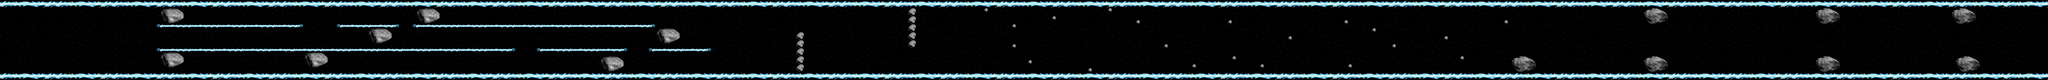

Tiled map render using the project's own tile images. Description and the map definition, with tile-layer contents summarised, below:
An orthogonal 512x20 tile map with 16x16 px tiles, 3 tile layers (background, walls, hazards).

<map version="1.0" orientation="orthogonal" width="512" height="20" tilewidth="16" tileheight="16">
 <tileset firstgid="1" name="reversePolarity Full" tilewidth="16" tileheight="16">
  <image source="../reversePolarity/Bubble/reversePolarity Full.png" width="960" height="320" />
 </tileset>
 <layer name="background" width="512" height="20">
  <data>[10240 cells, 10240 non-empty, 320 distinct tile ids]</data>
 </layer>
 <layer name="walls" width="512" height="20">
  <data>[10240 cells, 2285 non-empty, 36 distinct tile ids]</data>
 </layer>
 <layer name="hazards" width="512" height="20">
  <data>[10240 cells, 403 non-empty, 54 distinct tile ids]</data>
 </layer>
</map>
